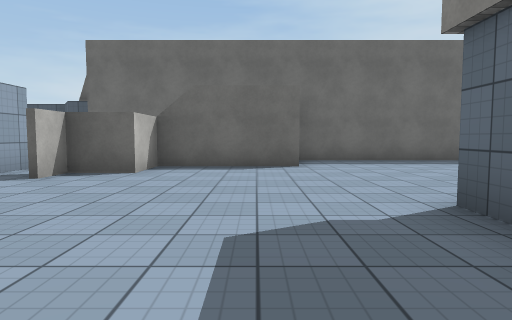
view 1 (above)

17 first-person views from a walk through a scene from a Unity 3-D project. The camera is 1.2 m above the floor, tilts 4° down and sees 75° across. Doors are open. The floor is counted in squares, 2 m on a side. Each view is taken from the middle of a square. On the plan, view 1 faces up. The plan holds only what a view shows up to about 10 squares ahead; the rest is blank. The place goes on beyond the plan. Surface patterns are stand-ins for the level's own textures.

view 2
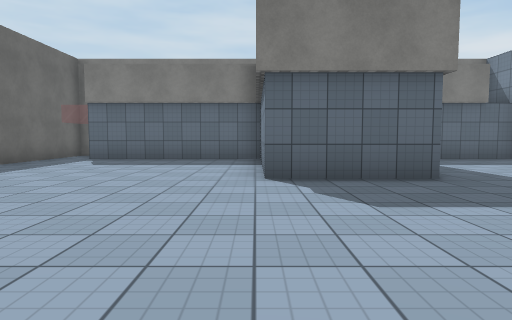

view 3
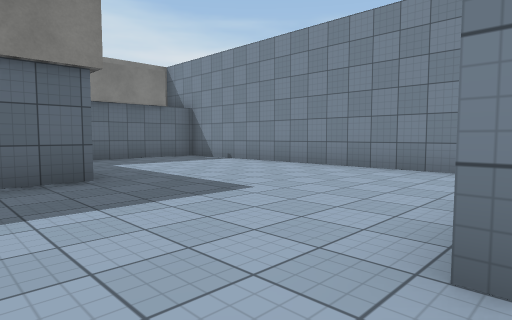

view 4
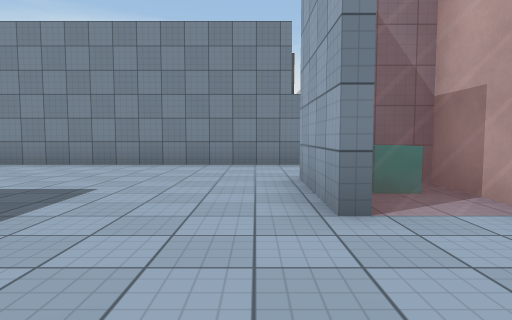

view 5
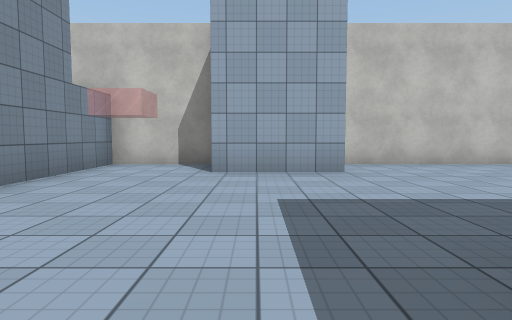

view 6
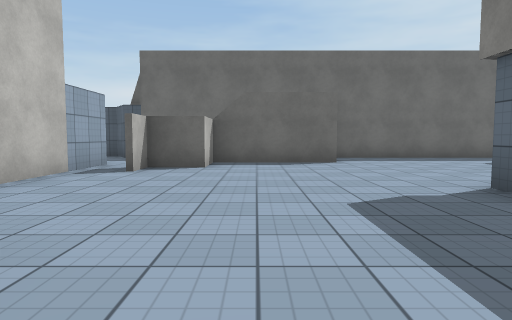

view 7
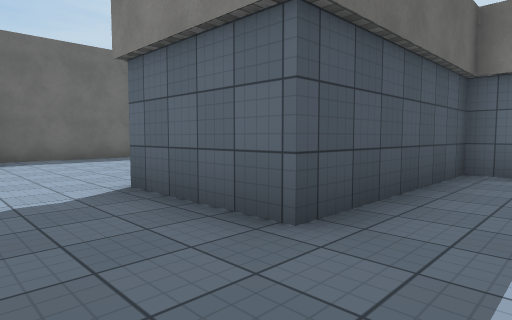

view 8
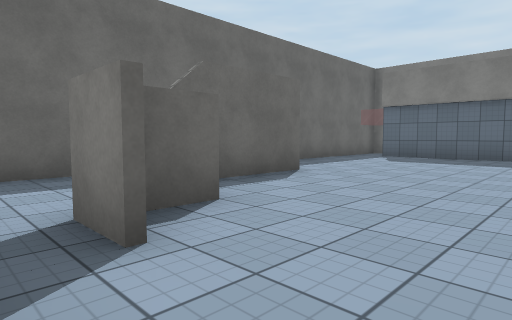

view 9
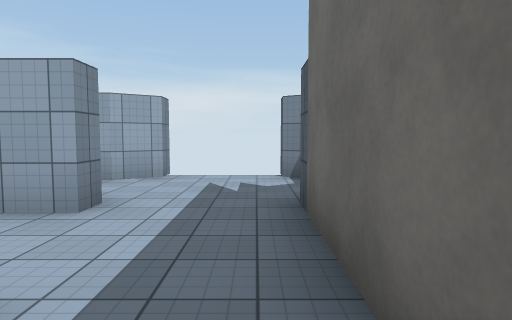

view 10
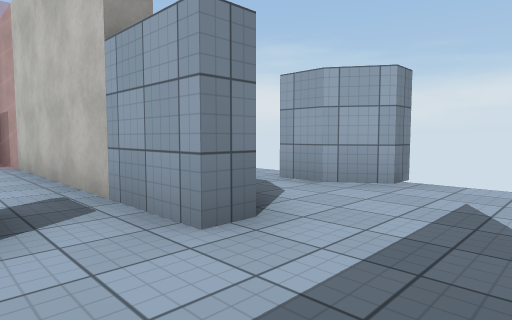

view 11
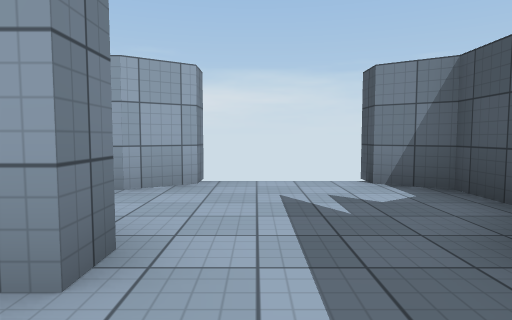

view 12
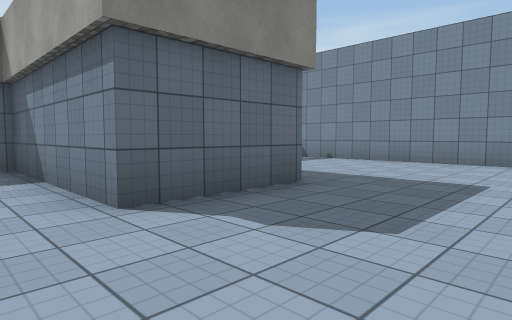

view 13
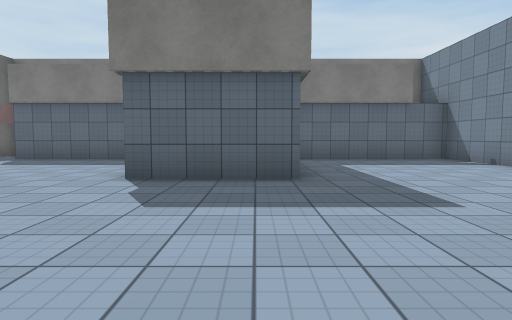

view 14
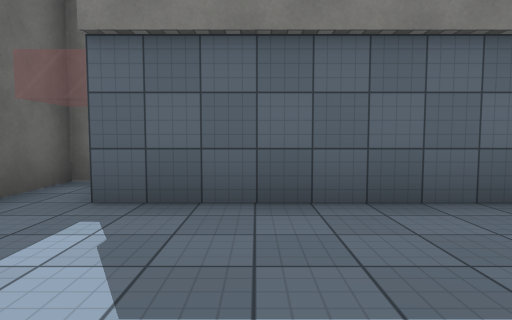

view 15
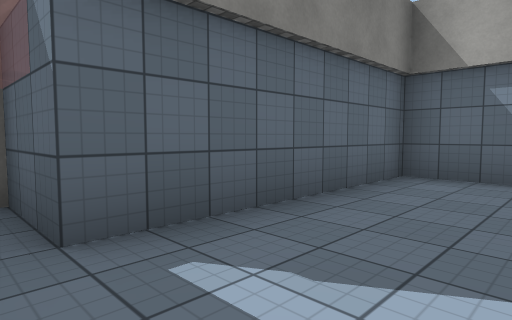

view 16
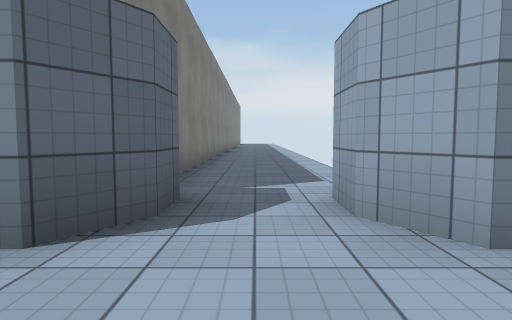

view 17
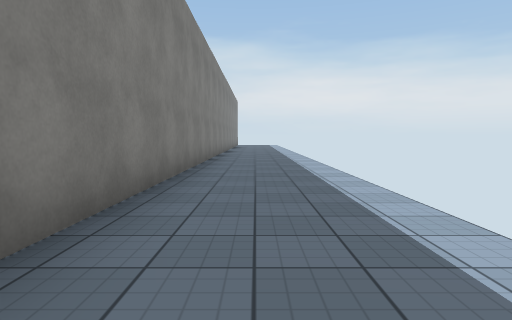

### Floor plan
Ten units are one square. View 1 is at (0, 0); x grows to the right and y downward. Boxes are objects, and circles mark ways between rooms. Rooms are numbered by the first view taken in them; rooms with no view inside come last. Other rooms are left out.
<svg viewBox="-80 -98 160 213">
<path fill="none" stroke="#000" d="M-26 -6 -26 18M1 -67 -20 -67 -20 -55 -31 -55 -31 -48M-43 19 -43 41 60 41 60 -4 17 -4 17 -29 60 -29 60 -75 75 -75 75 -85 0 -85M-43 -45 -43 12M-39 5 -32 5M-48 -63 -43 -63 -43 -45M-16 -85 -47 -85M-32 -46 -32 -56M-59 -93 -68 -93 -73 -85M-47 -85 -52 -91M-73 -63 -68 -55M-53 -55 -48 -63M-48 61 -48 -26"/>
<circle cx="-40" cy="-55" r="3" fill="#2a7"/>
<circle cx="-50" cy="-75" r="3" fill="#2a7"/>
<circle cx="-60" cy="-50" r="3" fill="#2a7"/>
<text x="10" y="-10">1</text>
<text x="-30" y="-70">2</text>
<text x="-60" y="-80">3</text>
<text x="-50" y="110">4</text>
</svg>
Room 1 opens to room 2. Room 2 opens to room 3. Room 3 opens to room 4.

Where each view was taken, in squares from view 1:
view 1: 0 up, 0 right, facing up
view 2: 3 up, 3 left, facing right
view 3: 2 up, 3 left, facing down-right
view 4: 3 up, 2 left, facing down
view 5: 1 down, 3 right, facing left
view 6: 1 down, 1 left, facing up
view 7: 1 down, 0 right, facing up-right
view 8: 3 up, 4 left, facing up-right
view 9: 8 up, 1 left, facing left
view 10: 8 up, 3 left, facing down-left
view 11: 7 up, 3 left, facing left
view 12: 4 up, 1 left, facing down-right
view 13: 1 up, 3 left, facing right
view 14: 6 up, 3 right, facing right
view 15: 8 up, 4 right, facing down-right
view 16: 8 up, 6 left, facing down
view 17: 4 up, 6 left, facing down
